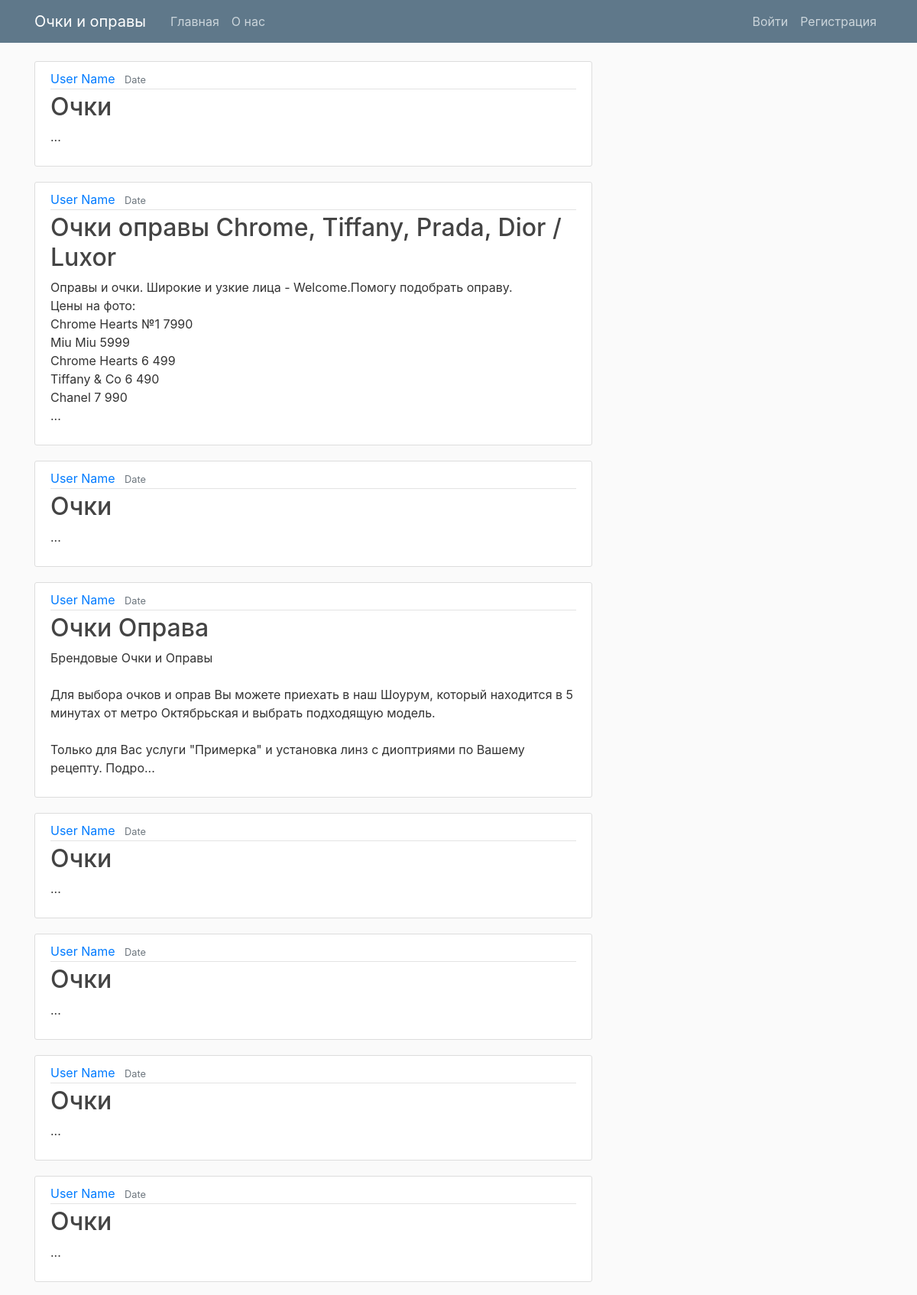
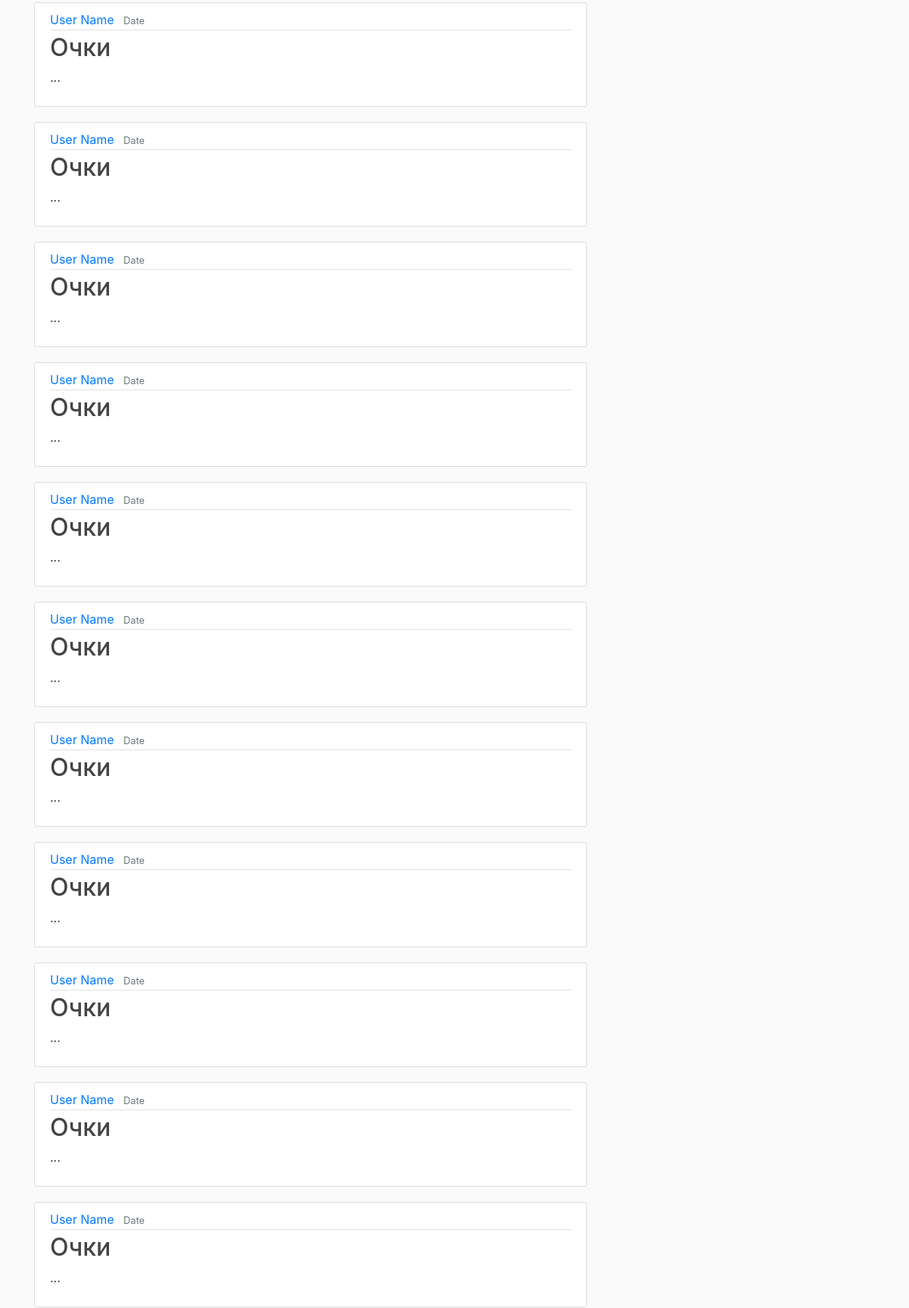
The page /home (upper part) on the database its author committed (2 pictures, top to bottom).
### marketplace/models.py (models this page shows, shortened)
class Advert(db.Model):
    __tablename__ = 'adverts'
    advert_id = db.Column(db.Integer, primary_key=True)
    title = db.Column(db.String(50), index=True)
    href = db.Column(db.String(255), nullable=False, unique=True)
    description = db.Column(db.String(255))

### marketplace/routes.py (the view)
@app.route('/')
@app.route('/home')
def home():
    advert_list = list()
    num = 0
    '''
        for category in db.session.query(Category).all():
        category_list.append(category.name)
        category_number += 1
        if category_number > 10:
            break
    '''
    for advert in db.session.query(Advert).all():
        num += 1
        advert_list.append({'title': advert.title, 'description': advert.description, 'id': num})
    db.session.close()
    return render_template('home.html', advert=advert_list)

### marketplace/templates/home.html
{% extends "layout.html" %}
{% block content %}
    {% for item in advert %}
        <article class="media content-section">
          <div class="media-body">
            <div class="article-metadata">
              <a class="mr-2" href="#">User Name</a>
              <small class="text-muted">Date</small>
            </div>
            <h2><a class="article-title" href="/home/{{ item.id }}">{{ item.title }}</a></h2>
            <p class="article-content">{{ item.description }}</p>
          </div>
        </article>
    {% endfor%}
{% endblock content %}

### marketplace/templates/layout.html (shortened to what this page needs)
<!DOCTYPE html>
<html>
<head>
    <link rel="stylesheet" href="https://stackpath.bootstrapcdn.com/bootstrap/4.1.3/css/bootstrap.min.css">
    <link rel="stylesheet" type="text/css" href="{{ url_for('static', filename='main.css') }}">
</head>
<body>
    <header class="site-header">
      <nav class="navbar navbar-expand-md navbar-dark bg-steel fixed-top">
        <div class="container">
          <a class="navbar-brand mr-4" href="/">Очки и оправы</a>
          <div class="collapse navbar-collapse" id="navbarToggle">
            <div class="navbar-nav mr-auto">
              <a class="nav-item nav-link" href="/">Главная</a>
              <a class="nav-item nav-link" href="/about">О нас</a>
            </div>
            <div class="navbar-nav">
              <a class="nav-item nav-link" href="/login">Войти</a>
              <a class="nav-item nav-link" href="/register">Регистрация</a>
            </div>
          </div>
        </div>
      </nav>
    </header>
    <main role="main" class="container">
      <div class="row">
        <div class="col-md-8">
          {% block content %}{% endblock %}
        </div>
      </div>
    </main>
  </body>
</body>
</html>

### marketplace/static/main.css (style rules this page uses)
body { background: #fafafa; color: #333333; margin-top: 5rem; }
h1, h2, h3, h4, h5, h6 { color: #444444; }
.bg-steel { background-color: #5f788a; }
.site-header .navbar-nav .nav-link { color: #cbd5db; }
.content-section { background: #ffffff; padding: 10px 20px; border: 1px solid #dddddd; border-radius: 3px; margin-bottom: 20px; }
.article-title { color: #444444; }
.article-content { white-space: pre-line; }
.article-metadata { padding-bottom: 1px; margin-bottom: 4px; border-bottom: 1px solid #e3e3e3 }

### rows shown on the page
Advert: title "Очки", description "..."
Advert: title "Очки оправы Chrome, Tiffany, Prada, Dior / Luxor", description "Оправы и очки. Широкие и узкие лица - Welcome.Помогу подобрать оправу. Цены на фото: Chrome Hearts №1 7990 Miu Miu 5999 Chrome Hearts 6 499 Tiffany & Co 6 490 Chanel 7 990 ..."
Advert: title "Очки", description "..."
Advert: title "Очки Оправа", description "Брендовые Очки и Оправы Для выбора очков и оправ Вы можете приехать в наш Шоурум, который находится в 5 минутах от метро Октябрьская и выбрать подходящую модель. Только для Вас услуги \"Примерка\" и установка линз с диоптриями по Вашему рецепту. Подро..."
Advert: title "Очки", description "..."
Advert: title "Очки", description "..."
Advert: title "Очки", description "..."
Advert: title "Очки", description "..."
Advert: title "Очки", description "..."
Advert: title "Очки", description "..."
Advert: title "Очки", description "..."
Advert: title "Очки", description "..."
Advert: title "Очки", description "..."
Advert: title "Очки", description "..."
Advert: title "Очки", description "..."
Advert: title "Очки", description "..."
Advert: title "Очки", description "..."
Advert: title "Очки", description "..."
Advert: title "Очки", description "..."
